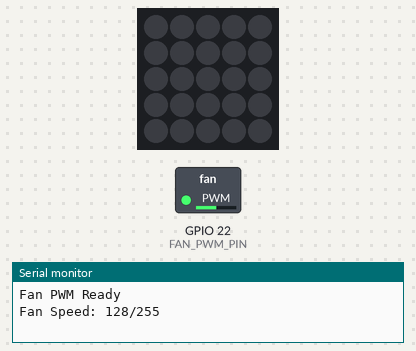
Bench run of a sketch on a simulated ESP32. Parts: 5×5 RGB LED matrix (first LED top left, wired row by row), switched loads named in the sketch (green lamp = pin HIGH), the last lines printed to the serial monitor.

Above: at 0.05 s.
At 4.5 s:
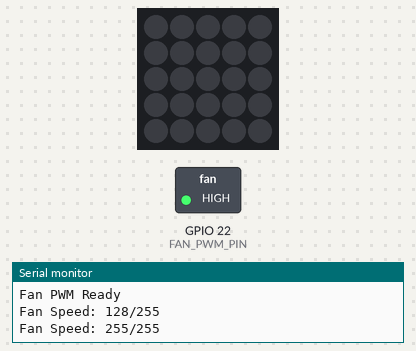
At 9.0 s:
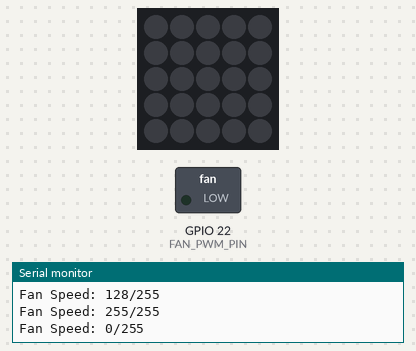
Timing chart, 0 to 11.7 s (numbered marks = the images above):
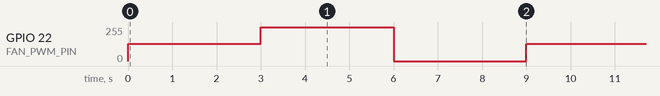

The sketch:

sample_pwm.ino
```cpp
/* Samle Code */

#include <M5Atom.h>

// 硬件定义
const int FAN_PWM_PIN = 22;  // ATOM的GPIO22支持PWM
const int PWM_CHANNEL = 0;   // 使用PWM通道0
const int PWM_FREQ = 25000;  // 25kHz（适用于多数PWM风扇）
const int PWM_RESOLUTION = 8;// 8位分辨率（0-255）

void setup() {
  M5.begin(true, false, true);

  // 配置PWM
  ledcSetup(PWM_CHANNEL, PWM_FREQ, PWM_RESOLUTION);
  ledcAttachPin(FAN_PWM_PIN, PWM_CHANNEL);

  Serial.println("Fan PWM Ready");
}

void loop() {
  // 示例：手动设置转速（0-255对应0-100%）
  setFanSpeed(128);  // 50%转速
  delay(3000);
  setFanSpeed(255);  // 全速
  delay(3000);
  setFanSpeed(0);    // 停转
  delay(3000);
}

// PWM调速函数
void setFanSpeed(int speed) {
  speed = constrain(speed, 0, 255);
  ledcWrite(PWM_CHANNEL, speed);
  Serial.printf("Fan Speed: %d/255\n", speed);
}
```

Measured:
- by itself, GPIO 22 (FAN_PWM_PIN): repeats every 9.0 s: 255/255 3.0 s, 0/255 3.0 s, 128/255 3.0 s
